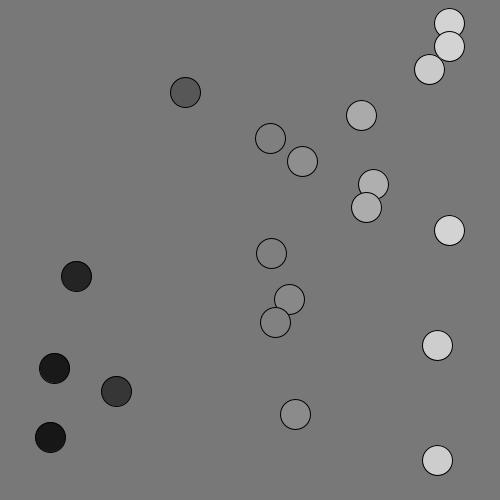
Frame 1 (no input)
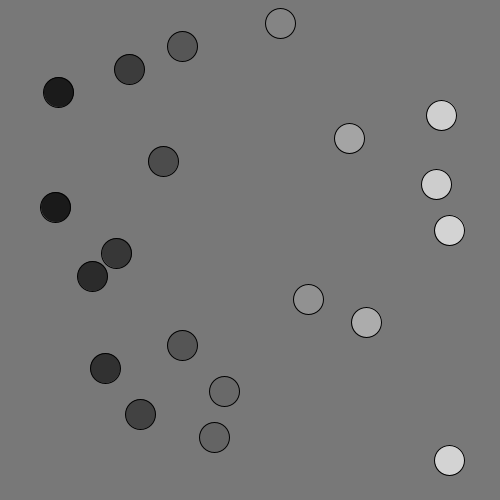
Frame 60 (the mouse pressed at the canvas centre just before this capture)
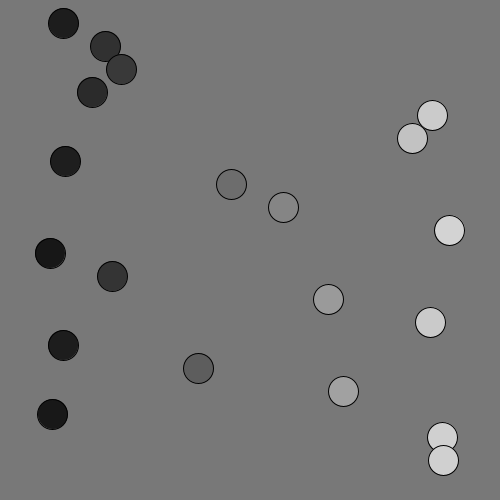
Frame 120 (the mouse held since frame 60 and released just before this capture)

The Processing sketch that drew these frames (run headless with seeded random() and noise(); from frame 60 on, the mouse is pressed at the canvas centre):

// Processing sketch: processing_151891
// ── processing_151891.pde

/*
 * Creative Coding
 * Week 3, 02 - array with sin()
 * by Indae Hwang and Jon McCormack
 * Copyright (c) 2014 Monash University
 *
 * This program demonstrates the use of arrays.
 * It creates three arrays that store the y-position, speed and phase of some oscillating circles.
 * You can change the number of circles by changing the value of num in setup()*/
 
 
 /*Janeen changed the code so the background changes with mouseover. circle change colors
   depending on how far they are fom the edge. Clicking on a circle stops it and sends it 
   to the center, clicking it again restarts it with a new random speed and phase.*/

int     num;    // the number of items in the array (# of circles)
float[] y;      // y-position of each circle (fixed)
float[] speed;  // speed of each circle
float[] phase;  // phase of each circle

float red = 120;
float green = 120;
float blue = 120;

float [] caught; // circles that have been caught
void setup() {
  size(500, 500);

  num = 20;

  // allocate space for each array
  y = new float[num];
  speed = new float[num];
  phase = new float[num]; 
  caught = new float[num];

  // calculate the gap in y based on the number of circles
  float gap = height / (num + 1);

  //setup an initial value for each item in the array
  for (int i=0; i<num; i++) {
    y[i] = gap * (i + 1);      // y is constant for each so can be calculated once
    speed[i] = random(2);
    phase[i] = random(TWO_PI);
    caught[i] = 0;
  }
}


void draw() {
  background(red, green, blue);

  for (int i=0; i<num; i++) {
    // calculate the x-position of each ball based on the speed, phase and current frame
    float x = width/2 + sin(radians(frameCount*speed[i] ) + phase[i])* 200;
    if(caught[i]==1){
       fill(255,255,255);
       }
    else{
       fill((blue*x)/255,(green*x)/255,(red*x)/255);
       }
        ellipse(x, y[i], 30, 30);
    if (mousePressed){
      if ((dist(mouseX,mouseY,x,y[i]) < 15)&& caught[i]==0){
         speed[i] = 0;
         phase[i] =0;
         caught[i] = 1;
      }   
      else if ((dist(mouseX,mouseY,x,y[i]) < 15)&& caught[i]==1){ 
         speed[i] = random(2);
         caught[i] = 0;
      }
  }
}
}
// change the background colour with rollover
void mouseMoved() {
    red = map(mouseX, 0, width, 0, 255);
    green = map(mouseY, 0, height, 0, 255);
    blue = map(mouseX+mouseY, 0, width+height, 255, 0);
}
